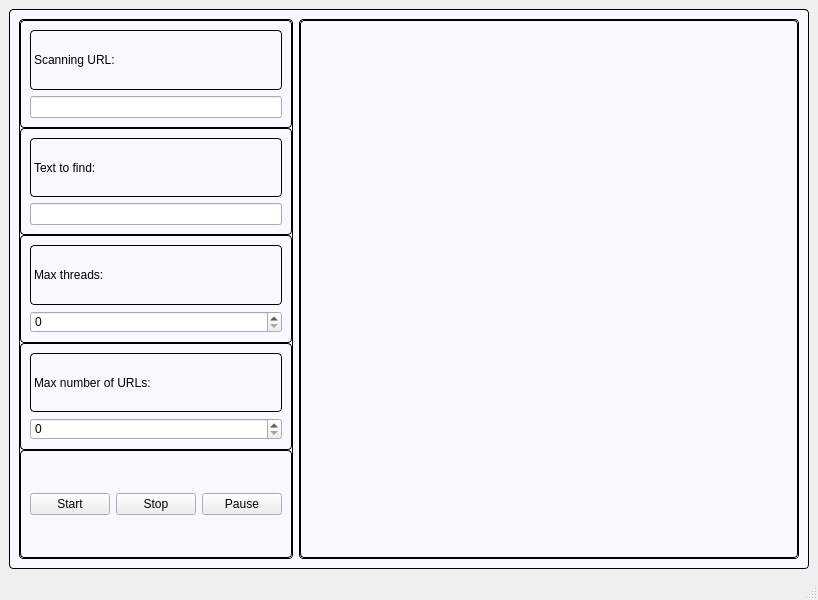
<?xml version="1.0" encoding="UTF-8"?>
<ui version="4.0">
 <class>MainWindow</class>
 <widget class="QMainWindow" name="MainWindow">
  <property name="geometry">
   <rect>
    <x>0</x>
    <y>0</y>
    <width>803</width>
    <height>600</height>
   </rect>
  </property>
  <property name="windowTitle">
   <string>MainWindow</string>
  </property>
  <property name="styleSheet">
   <string notr="true">QFrame
{
	background-color: #F8F8FF;
	border: 1px solid black;
 	border-radius: 4px;
}</string>
  </property>
  <widget class="QWidget" name="centralwidget">
   <property name="layoutDirection">
    <enum>Qt::LeftToRight</enum>
   </property>
   <layout class="QVBoxLayout" name="verticalLayout_7">
    <item>
     <widget class="QFrame" name="rootFrame">
      <property name="frameShape">
       <enum>QFrame::StyledPanel</enum>
      </property>
      <property name="frameShadow">
       <enum>QFrame::Raised</enum>
      </property>
      <layout class="QHBoxLayout" name="horizontalLayout_2">
       <item>
        <widget class="QFrame" name="settingsFrame">
         <property name="maximumSize">
          <size>
           <width>300</width>
           <height>16777215</height>
          </size>
         </property>
         <property name="frameShape">
          <enum>QFrame::StyledPanel</enum>
         </property>
         <property name="frameShadow">
          <enum>QFrame::Raised</enum>
         </property>
         <layout class="QVBoxLayout" name="verticalLayout">
          <property name="spacing">
           <number>0</number>
          </property>
          <property name="leftMargin">
           <number>0</number>
          </property>
          <property name="topMargin">
           <number>0</number>
          </property>
          <property name="rightMargin">
           <number>0</number>
          </property>
          <property name="bottomMargin">
           <number>0</number>
          </property>
          <item>
           <widget class="QFrame" name="scanningFrame">
            <property name="frameShape">
             <enum>QFrame::StyledPanel</enum>
            </property>
            <property name="frameShadow">
             <enum>QFrame::Raised</enum>
            </property>
            <layout class="QVBoxLayout" name="verticalLayout_2">
             <item>
              <widget class="QLabel" name="scanningLabel">
               <property name="text">
                <string>Scanning URL:</string>
               </property>
              </widget>
             </item>
             <item>
              <widget class="QLineEdit" name="scanningEdit"/>
             </item>
            </layout>
           </widget>
          </item>
          <item>
           <widget class="QFrame" name="findTextFrame">
            <property name="frameShape">
             <enum>QFrame::StyledPanel</enum>
            </property>
            <property name="frameShadow">
             <enum>QFrame::Raised</enum>
            </property>
            <layout class="QVBoxLayout" name="verticalLayout_4">
             <item>
              <widget class="QLabel" name="findTextLabel">
               <property name="text">
                <string>Text to find:</string>
               </property>
              </widget>
             </item>
             <item>
              <widget class="QLineEdit" name="findTextEdit"/>
             </item>
            </layout>
           </widget>
          </item>
          <item>
           <widget class="QFrame" name="threadsFrame">
            <property name="frameShape">
             <enum>QFrame::StyledPanel</enum>
            </property>
            <property name="frameShadow">
             <enum>QFrame::Raised</enum>
            </property>
            <layout class="QVBoxLayout" name="verticalLayout_6">
             <item>
              <widget class="QLabel" name="threadsLabel">
               <property name="text">
                <string>Max threads:</string>
               </property>
              </widget>
             </item>
             <item>
              <widget class="QSpinBox" name="threadsEdit"/>
             </item>
            </layout>
           </widget>
          </item>
          <item>
           <widget class="QFrame" name="maxURLFrame">
            <property name="frameShape">
             <enum>QFrame::StyledPanel</enum>
            </property>
            <property name="frameShadow">
             <enum>QFrame::Raised</enum>
            </property>
            <layout class="QVBoxLayout" name="verticalLayout_5">
             <item>
              <widget class="QLabel" name="maxURLLabel">
               <property name="text">
                <string>Max number of URLs:</string>
               </property>
              </widget>
             </item>
             <item>
              <widget class="QSpinBox" name="maxURLEdit"/>
             </item>
            </layout>
           </widget>
          </item>
          <item>
           <widget class="QFrame" name="buttonsFrame">
            <property name="frameShape">
             <enum>QFrame::StyledPanel</enum>
            </property>
            <property name="frameShadow">
             <enum>QFrame::Raised</enum>
            </property>
            <layout class="QHBoxLayout" name="horizontalLayout">
             <item>
              <widget class="QPushButton" name="startButton">
               <property name="text">
                <string>Start</string>
               </property>
              </widget>
             </item>
             <item>
              <widget class="QPushButton" name="stopButton">
               <property name="text">
                <string>Stop</string>
               </property>
              </widget>
             </item>
             <item>
              <widget class="QPushButton" name="pauseButton">
               <property name="text">
                <string>Pause</string>
               </property>
              </widget>
             </item>
            </layout>
           </widget>
          </item>
         </layout>
        </widget>
       </item>
       <item>
        <widget class="QFrame" name="statusFrame">
         <property name="minimumSize">
          <size>
           <width>500</width>
           <height>0</height>
          </size>
         </property>
         <property name="frameShape">
          <enum>QFrame::StyledPanel</enum>
         </property>
         <property name="frameShadow">
          <enum>QFrame::Raised</enum>
         </property>
         <layout class="QVBoxLayout" name="verticalLayout_3">
          <property name="spacing">
           <number>0</number>
          </property>
          <property name="leftMargin">
           <number>0</number>
          </property>
          <property name="topMargin">
           <number>0</number>
          </property>
          <property name="rightMargin">
           <number>0</number>
          </property>
          <property name="bottomMargin">
           <number>0</number>
          </property>
          <item>
           <widget class="QListWidget" name="listWidget"/>
          </item>
         </layout>
        </widget>
       </item>
      </layout>
     </widget>
    </item>
   </layout>
  </widget>
  <widget class="QStatusBar" name="statusbar"/>
  <widget class="QMenuBar" name="menubar">
   <property name="geometry">
    <rect>
     <x>0</x>
     <y>0</y>
     <width>803</width>
     <height>21</height>
    </rect>
   </property>
  </widget>
 </widget>
 <resources/>
 <connections/>
</ui>
